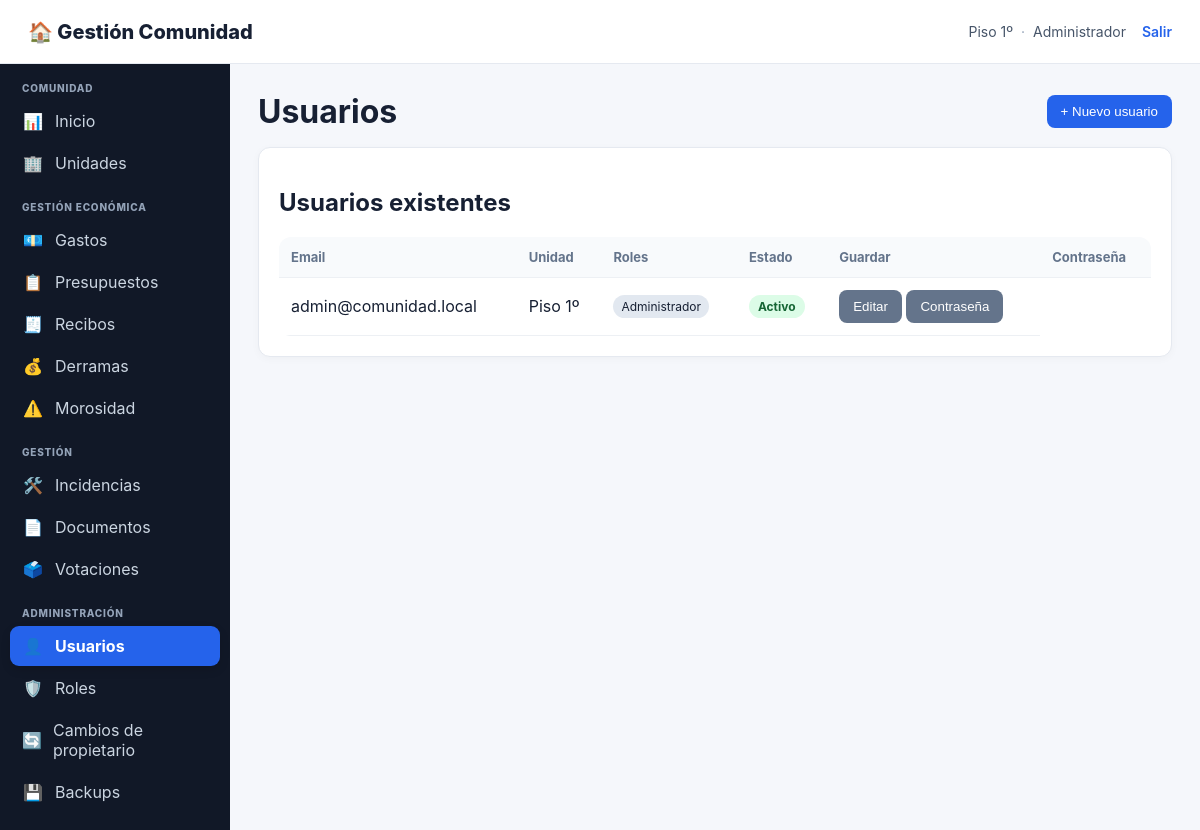
Page /index.php?page=usuarios (signed in) on the committed database.
### tables this page shows
CREATE TABLE usuarios (
 id INT AUTO_INCREMENT PRIMARY KEY,
 email VARCHAR(190) UNIQUE NOT NULL,
 password_hash VARCHAR(255) NOT NULL,
 unidad_id INT NULL,
 rol VARCHAR(50) NOT NULL DEFAULT 'PROPIETARIO_SIN_ESCALERA',
 rol_id INT NULL,
 activo TINYINT(1) NOT NULL DEFAULT 1,
 created_at TIMESTAMP DEFAULT CURRENT_TIMESTAMP,
 INDEX idx_usuarios_unidad (unidad_id),
 INDEX idx_usuarios_rol_id (rol_id),
 FOREIGN KEY (unidad_id) REFERENCES unidades(id) ON DELETE SET NULL,
 FOREIGN KEY (rol_id) REFERENCES roles(id) ON DELETE SET NULL
);

CREATE TABLE unidades (
 id INT AUTO_INCREMENT PRIMARY KEY,
 nombre VARCHAR(100) NOT NULL,
 propietario VARCHAR(150) NOT NULL,
 email VARCHAR(190),
 telefono VARCHAR(50),
 coef_general DECIMAL(6,3) NOT NULL,
 coef_escalera DECIMAL(6,3) NOT NULL DEFAULT 0,
 tiene_acceso_escalera TINYINT(1) NOT NULL DEFAULT 0,
 m2 DECIMAL(10,2),
 created_at TIMESTAMP DEFAULT CURRENT_TIMESTAMP
);

CREATE TABLE roles (
 id INT AUTO_INCREMENT PRIMARY KEY,
 codigo VARCHAR(50) NOT NULL UNIQUE,
 nombre VARCHAR(100) NOT NULL,
 descripcion VARCHAR(255),
 sistema TINYINT(1) NOT NULL DEFAULT 0,
 activo TINYINT(1) NOT NULL DEFAULT 1,
 created_at TIMESTAMP DEFAULT CURRENT_TIMESTAMP
);

### app/auth.php (called while the page is built, shortened)
<?php
require_once __DIR__.'/db.php';
function require_login() {
    if (!current_user()) {
        header('Location: index.php?page=login');
        exit;
    }
}
function current_user() {
    global $pdo;
    static $loaded = false;
    static $user = null;
    if ($loaded) return $user;
    $loaded = true;
    $id = (int)($_SESSION['user']['id'] ?? 0);
    try {
        $st=$pdo->prepare("SELECT u.*, un.nombre AS unidad_nombre, un.tiene_acceso_escalera
            FROM usuarios u
            LEFT JOIN unidades un ON un.id=u.unidad_id
            WHERE u.id=? LIMIT 1");
        $st->execute([$id]);
        $row=$st->fetch();
        $rs=$pdo->prepare("SELECT r.id,r.codigo,r.nombre,r.activo
            FROM usuario_roles ur
            JOIN roles r ON r.id=ur.rol_id
            WHERE ur.usuario_id=? AND r.activo=1
            ORDER BY r.sistema DESC,r.nombre");
        $rs->execute([$id]);
        $roles=$rs->fetchAll();
        $row['roles']=$roles;
        $row['role_codes']=array_column($roles,'codigo');
        $row['role_names']=array_column($roles,'nombre');
        $row['rol_nombre']=$roles ? implode(', ',$row['role_names']) : '';
        $row['rol']=$roles ? $row['role_codes'][0] : ($row['rol']??'');
        $user=$row;
        return $user;
    } catch (Throwable $e) {
        $user=$_SESSION['user']??null;
        return $user;
    }
}
function has_role($code) {
    $u=current_user();
    return $u && in_array($code,$u['role_codes']??[],true);
}
function can($permission) {
    $u=current_user();
    $adminRole = has_role('ADMINISTRADOR')
        || (($u['rol'] ?? '') === 'ADMINISTRADOR')
        || ((int)($u['rol_id'] ?? 0) > 0 && has_role_id($u['rol_id'], 'ADMINISTRADOR'));
    if ($adminRole) return true;
    return false;
}
?>

### app/functions.php (called while the page is built, shortened)
<?php
function h($v){ return htmlspecialchars((string)$v, ENT_QUOTES, 'UTF-8'); }

### public/index.php (the view, shortened to what this page needs)
<?php
require_once __DIR__.'/../app/auth.php';
require_once __DIR__.'/../app/functions.php';
$page=$_GET['page']??'dashboard';
    ?><!doctype html><html lang="es"><head><meta charset="utf-8"><title>Acceso</title><link rel="stylesheet" href="style.css"><link rel="icon" type="image/svg+xml" href="favicon.svg"></head><body>
    <?php
require_login();
function layout_start($title){
    $u=current_user();
    $currentPage=$_GET['page']??'dashboard';
    ?><!doctype html><html lang="es"><head><meta charset="utf-8"><meta name="viewport" content="width=device-width,initial-scale=1"><title><?=h($title)?> · Gestión Comunidad</title><link rel="stylesheet" href="style.css"></head><body>
    <header class="top"><div class="brand">🏠 Gestión Comunidad</div><div class="user-info"><span><?=h($u['unidad_nombre']??'')?></span><span class="user-separator">·</span><span><?=h($u['rol_nombre']??role_label($u['rol']))?></span><a class="logout" href="index.php?page=logout">Salir</a></div></header><div class="wrap"><aside class="sidebar">
    <nav class="sidebar-nav">
        <div class="nav-title">Comunidad</div>
        <a class="nav-link<?=($currentPage==='dashboard'?' active':'')?>" href="index.php"><span class="nav-icon">📊</span><span>Inicio</span></a>
        <?php if(can('GESTION_UNIDADES')): ?><a class="nav-link<?=($currentPage==='unidades'?' active':'')?>" href="index.php?page=unidades"><span class="nav-icon">🏢</span><span>Unidades</span></a><?php endif; ?>
        <div class="nav-title">Gestión económica</div>
        <a class="nav-link<?=($currentPage==='gastos'?' active':'')?>" href="index.php?page=gastos"><span class="nav-icon">💶</span><span>Gastos</span></a>
        <a class="nav-link<?=($currentPage==='presupuestos'?' active':'')?>" href="index.php?page=presupuestos"><span class="nav-icon">📋</span><span>Presupuestos</span></a>
        <a class="nav-link<?=($currentPage==='recibos'?' active':'')?>" href="index.php?page=recibos"><span class="nav-icon">🧾</span><span>Recibos</span></a>
        <a class="nav-link<?=($currentPage==='derramas'?' active':'')?>" href="index.php?page=derramas"><span class="nav-icon">💰</span><span>Derramas</span></a>
        <a class="nav-link<?=($currentPage==='morosidad'?' active':'')?>" href="index.php?page=morosidad"><span class="nav-icon">⚠️</span><span>Morosidad</span></a>
        <div class="nav-title">Gestión</div>
        <a class="nav-link<?=($currentPage==='incidencias'?' active':'')?>" href="index.php?page=incidencias"><span class="nav-icon">🛠️</span><span>Incidencias</span></a>
        <a class="nav-link<?=($currentPage==='documentos'?' active':'')?>" href="index.php?page=documentos"><span class="nav-icon">📄</span><span>Documentos</span></a>
        <a class="nav-link<?=($currentPage==='votaciones'?' active':'')?>" href="index.php?page=votaciones"><span class="nav-icon">🗳️</span><span>Votaciones</span></a>
        <?php if(can('GESTION_USUARIOS') || can('GESTION_ROLES') || can('CAMBIO_PROPIETARIO') || can('GESTION_BACKUPS')): ?>
        <div class="nav-title">Administración</div>
        <?php if(can('GESTION_USUARIOS')): ?><a class="nav-link<?=($currentPage==='usuarios'?' active':'')?>" href="index.php?page=usuarios"><span class="nav-icon">👤</span><span>Usuarios</span></a><?php endif; ?>
        <?php if(can('GESTION_ROLES')): ?><a class="nav-link<?=($currentPage==='roles'?' active':'')?>" href="index.php?page=roles"><span class="nav-icon">🛡️</span><span>Roles</span></a><?php endif; ?>
        <?php if(can('CAMBIO_PROPIETARIO')): ?><a class="nav-link<?=($currentPage==='propietarios'?' active':'')?>" href="index.php?page=propietarios"><span class="nav-icon">🔄</span><span>Cambios de propietario</span></a><?php endif; ?>
        <?php if(can('GESTION_BACKUPS')): ?><a class="nav-link<?=($currentPage==='backups'?' active':'')?>" href="index.php?page=backups"><span class="nav-icon">💾</span><span>Backups</span></a><?php endif; ?>
        <?php endif; ?>
    </nav>
    </aside><main class="main"><?php
}
function layout_end(){ ?></main></div></body></html><?php }
layout_start(ucfirst($page));
switch($page){case 'backups':
case 'usuarios':
    $activeRoles=$pdo->query("SELECT id,codigo,nombre FROM roles WHERE activo=1 ORDER BY sistema DESC,nombre")->fetchAll();
    echo '<div class="section-head"><h1>Usuarios</h1><button type="button" class="btn" onclick="document.getElementById(\&quot;user-create-modal\&quot;).showModal()">+ Nuevo usuario</button></div>';
    $users=$pdo->query("SELECT u.*,un.nombre unidad_nombre FROM usuarios u LEFT JOIN unidades un ON un.id=u.unidad_id ORDER BY u.id")->fetchAll();
    echo '<div class="card"><h2>Usuarios existentes</h2><table><tr><th>Email</th><th>Unidad</th><th>Roles</th><th>Estado</th><th>Guardar</th><th>Contraseña</th></tr>';
    $roleSt=$pdo->prepare("SELECT r.id,r.codigo,r.nombre FROM usuario_roles ur JOIN roles r ON r.id=ur.rol_id WHERE ur.usuario_id=? ORDER BY r.sistema DESC,r.nombre");
    foreach($users as $x){
        $roleSt->execute([$x['id']]);
        $assigned=$roleSt->fetchAll();
        echo '<tr><td>'.h($x['email']).'</td><td>'.h($x['unidad_nombre']??'Sin unidad').'</td><td><div class="role-tags">';
        foreach($assigned as $ar) echo '<span class="pill">'.h($ar['nombre']).'</span> ';
        echo '</div></td><td>'.($x['activo']?'<span class="status-ok">Activo</span>':'<span class="status-off">Inactivo</span>').'</td><td><button type="button" class="btn gray" onclick="document.getElementById(\&quot;user-edit-'.$x['id'].'\&quot;).showModal()">Editar</button> <button type="button" class="btn gray" onclick="document.getElementById(\&quot;user-password-'.$x['id'].'\&quot;).showModal()">Contraseña</button> '.((int)$x['id']!==(int)current_user()['id']?'<form method="post" action="index.php?page=usuarios" style="display:inline" onsubmit="return confirm(\&quot;¿Eliminar este usuario? Esta acción no se puede deshacer.\&quot;)"><input type="hidden" name="action" value="delete"><input type="hidden" name="id" value="'.$x['id'].'"><button type="submit" class="btn red">Eliminar</button></form>':'').'</td></tr>';
    }
    echo '</table></div>';
break;
}
layout_end();

### public/style.css (style rules this page uses)
* { box-sizing:border-box }
body { margin:0;font-family:Inter,Arial,sans-serif;background:#f5f7fb;color:#172033 }
.top { height:64px;background:#fff;border-bottom:1px solid #e5e9f0;display:flex;align-items:center;justify-content:space-between;padding:0 28px }
.brand { font-weight:800;font-size:20px }
.wrap { display:flex;min-height:calc(100vh - 64px) }
aside { width:230px;background:#111827;color:#cbd5e1;padding:20px 12px }
aside a { display:block;padding:10px 13px;border-radius:8px;color:#cbd5e1;text-decoration:none;margin:3px 0 }
.main { flex:1;padding:28px;max-width:1500px }
.card { background:white;border:1px solid #e5e9f0;border-radius:12px;padding:20px;box-shadow:0 2px 8px #00000008 }
.btn { display:inline-block;border:0;border-radius:8px;padding:9px 14px;background:#2563eb;color:white;text-decoration:none;cursor:pointer }
.btn.gray { background:#64748b }
table { width:100%;border-collapse:collapse;background:#fff;border-radius:12px;overflow:hidden }
th,td { padding:12px;border-bottom:1px solid #edf0f4;text-align:left }
th { font-size:13px;color:#64748b;background:#f8fafc }
.pill { padding:4px 8px;border-radius:999px;background:#e2e8f0;font-size:12px }
.nav-title { font-size:11px;text-transform:uppercase;color:#64748b;margin:20px 12px 5px }
.sidebar { padding:18px 10px;background:#111827 }
.sidebar-nav { position:sticky;top:12px }
.nav-title { font-size:10px;letter-spacing:.08em;font-weight:800;text-transform:uppercase;color:#94a3b8;margin:18px 12px 7px }
.nav-title:first-child { margin-top:0 }
.nav-link { display:flex;align-items:center;gap:11px;padding:10px 12px;border-radius:9px;color:#cbd5e1;text-decoration:none;margin:2px 0;transition:background .15s,color .15s,transform .15s }
.nav-link.active { background:#2563eb;color:#fff;font-weight:700;box-shadow:0 4px 10px #00000020 }
.nav-icon { width:22px;text-align:center;font-size:16px;line-height:1 }
.user-info { display:flex;align-items:center;gap:8px;color:#475569;font-size:14px }
.user-separator { color:#94a3b8 }
.logout { color:#2563eb;text-decoration:none;font-weight:600;margin-left:8px }
.status-ok,.status-off { display:inline-block;padding:4px 9px;border-radius:999px;font-size:12px;font-weight:700 }
.status-ok { background:#dcfce7;color:#166534 }
.section-head { display:flex;align-items:center;justify-content:space-between;gap:18px;margin-bottom:16px }
.section-head h1 { margin:0 }
.role-tags { display:flex;flex-wrap:wrap;gap:4px }

### rows in the picture
usuarios: unidad.nombre "Piso 1º", email "admin@comunidad.local", activo "Activo"
roles: nombre "Administrador"

### other values in the picture
$u['rol_nombre'] "Administrador"
